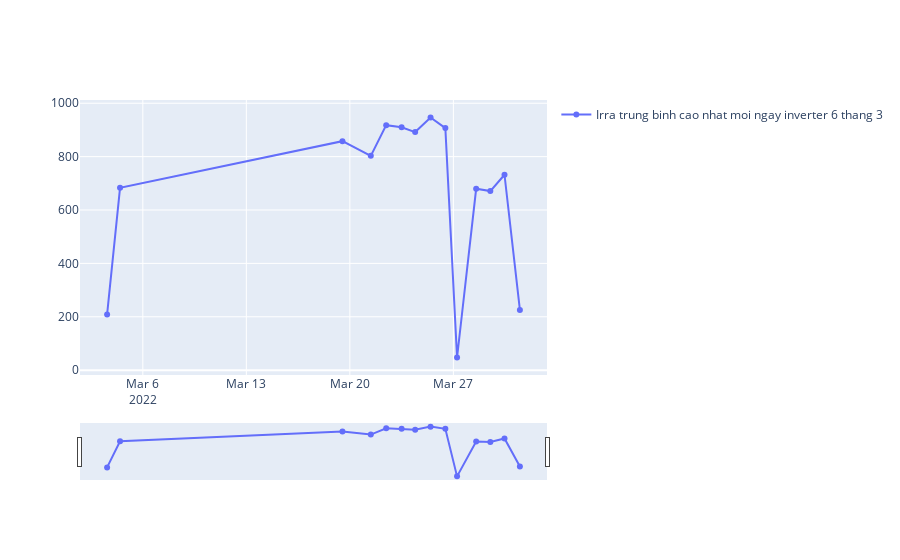
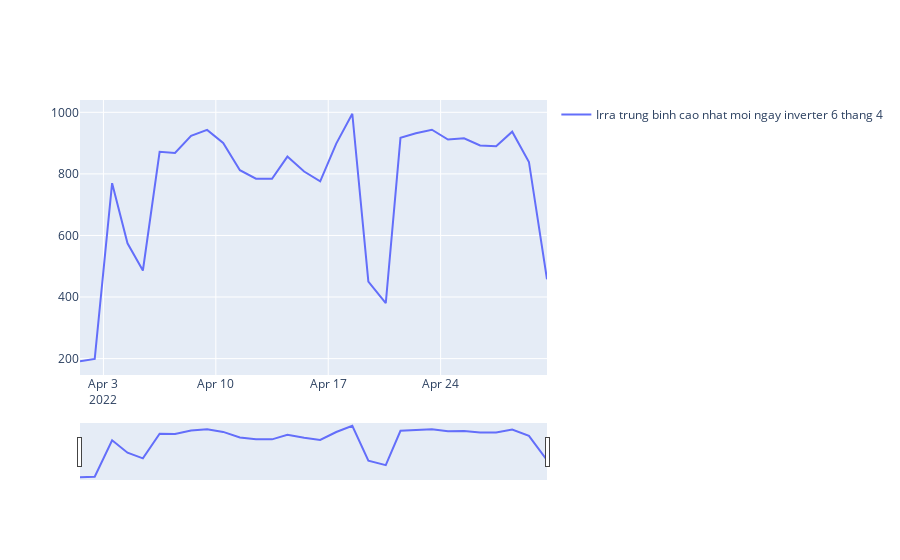
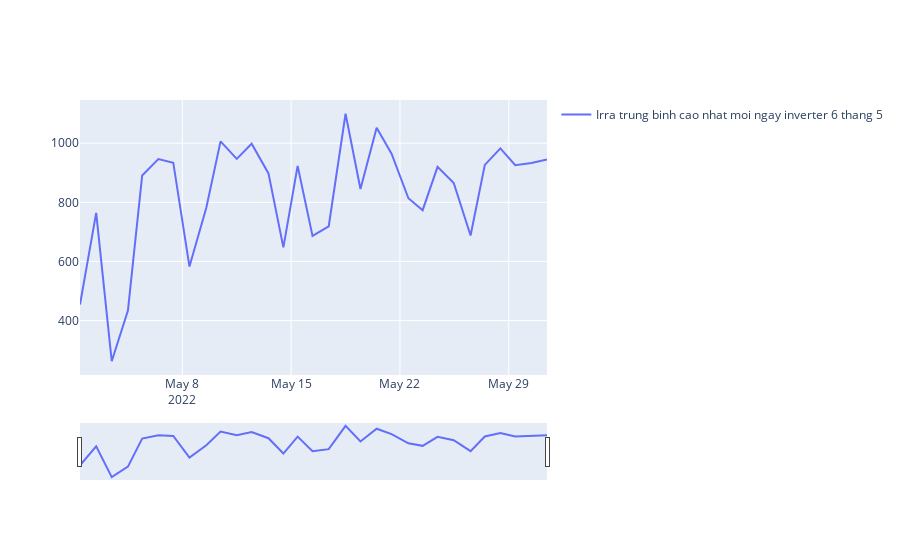
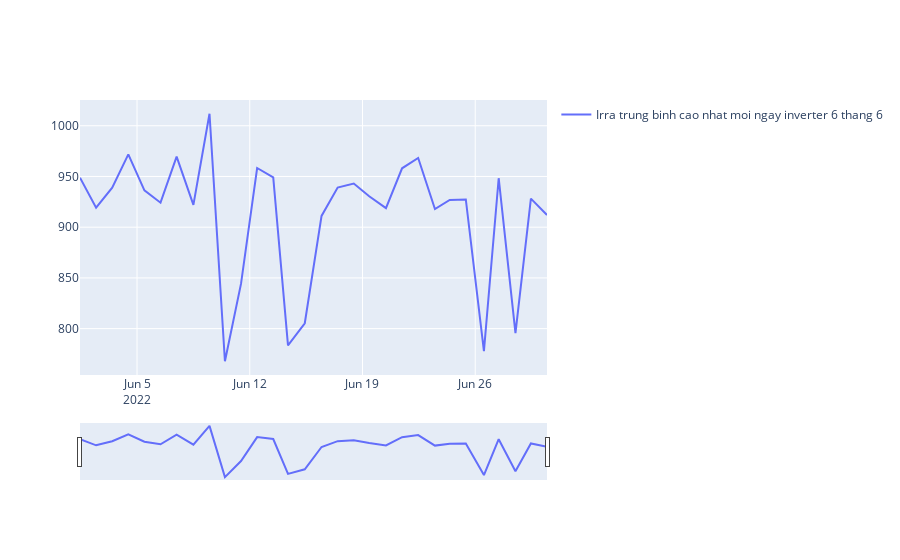

The code cell stored with these charts, in order, in its notebook:
### Code cell
i=3
while i<=8:
    c=str(i)
    df6_1=df6.groupby(['hour','day','month','year'])['Total input power(kW)','Ambient temperature(℃)','Irradiance(W/㎡)'].mean()
    df6_1=df6_1[df6_1['Ambient temperature(℃)']>6]
    df6_1=df6_1.reset_index()
    df6_1=df6_1[df6_1.groupby(['day','month','year'])['Irradiance(W/㎡)'].transform(max)==df6_1['Irradiance(W/㎡)']]
    df6_1=df6_1.reset_index()
    df6_1['date']=pd.to_datetime(df6_1[['year','month','day','hour']])
    df6_1= df6_1.sort_values('date')
    df6_1=df6_1[df6_1['month']==i]
    df6_1['Tcell']=df6_1['Ambient temperature(℃)']+df6_1['Irradiance(W/㎡)']/800*(25-20)
    df6_1['Pm']=2.172*1.303*220*2*590*df6_1['Irradiance(W/㎡)']/1000*(1+0.0045*(df6_1['Tcell']-25))*20.5/100
    df6_1['Hieu suat']=df6_1['Total input power(kW)']*1000/df6_1['Pm']*100
    fig = go.Figure()
    fig.add_trace(go.Scatter(
        x=df6_1['date'],
        y=df6_1['Irradiance(W/㎡)'],
        name="Irra trung binh cao nhat moi ngay inverter 6 thang "+c))
    fig.update_traces (
    showlegend = True 
    )
    fig.update_xaxes(
        rangeslider_visible=True,
    )
    fig.show()
    i=i+1

### Figure 1 — Plotly figure (JSON) as saved in the notebook; plotly's stock layout.template omitted (floating-point values rounded to 4 significant figures)
{"data": [{"name": "Irra trung binh cao nhat moi ngay inverter 6 thang 3", "showlegend": true, "type": "scatter", "x": ["2022-03-03T14:00:00", "2022-03-04T11:00:00", "2022-03-19T12:00:00", "2022-03-21T10:00:00", "2022-03-22T11:00:00", "2022-03-23T12:00:00", "2022-03-24T10:00:00", "2022-03-25T11:00:00", "2022-03-26T11:00:00", "2022-03-27T06:00:00", "2022-03-28T13:00:00", "2022-03-29T12:00:00", "2022-03-30T11:00:00", "2022-03-31T12:00:00"], "y": [208.9, 683.2, 858.0, 802.9, 918.0, 910.2, 892.0, 946.6, 906.9, 47.36, 679.6, 671.0, 732.1, 225.7]}], "layout": {"xaxis": {"rangeslider": {"visible": true}}}}

### Figure 2 — Plotly figure (JSON) as saved in the notebook; plotly's stock layout.template omitted (floating-point values rounded to 4 significant figures)
{"data": [{"name": "Irra trung binh cao nhat moi ngay inverter 6 thang 4", "showlegend": true, "type": "scatter", "x": ["2022-04-01T13:00:00", "2022-04-02T11:00:00", "2022-04-03T13:00:00", "2022-04-04T12:00:00", "2022-04-05T11:00:00", "2022-04-06T12:00:00", "2022-04-07T11:00:00", "2022-04-08T11:00:00", "2022-04-09T11:00:00", "2022-04-10T11:00:00", "2022-04-11T12:00:00", "2022-04-12T12:00:00", "2022-04-13T12:00:00", "2022-04-14T11:00:00", "2022-04-15T12:00:00", "2022-04-16T12:00:00", "2022-04-17T12:00:00", "2022-04-18T12:00:00", "2022-04-19T12:00:00", "2022-04-20T14:00:00", "2022-04-21T12:00:00", "2022-04-22T11:00:00", "2022-04-23T11:00:00", "2022-04-24T11:00:00", "2022-04-25T11:00:00", "2022-04-26T11:00:00", "2022-04-27T11:00:00", "2022-04-28T11:00:00", "2022-04-29T12:00:00", "2022-04-30T15:00:00"], "y": [191.4, 198.9, 770.0, 574.5, 486.1, 871.9, 867.8, 923.4, 942.8, 900.4, 811.9, 784.5, 784.0, 856.3, 807.7, 775.6, 898.4, 995.3, 450.2, 379.8, 917.2, 932.0, 943.4, 911.5, 915.9, 892.4, 889.9, 937.0, 838.7, 457.5]}], "layout": {"xaxis": {"rangeslider": {"visible": true}}}}

### Figure 3 — Plotly figure (JSON) as saved in the notebook; plotly's stock layout.template omitted (floating-point values rounded to 4 significant figures)
{"data": [{"name": "Irra trung binh cao nhat moi ngay inverter 6 thang 5", "showlegend": true, "type": "scatter", "x": ["2022-05-01T10:00:00", "2022-05-02T11:00:00", "2022-05-03T11:00:00", "2022-05-04T12:00:00", "2022-05-05T10:00:00", "2022-05-06T11:00:00", "2022-05-07T10:00:00", "2022-05-08T11:00:00", "2022-05-09T13:00:00", "2022-05-10T11:00:00", "2022-05-11T12:00:00", "2022-05-12T11:00:00", "2022-05-13T13:00:00", "2022-05-14T12:00:00", "2022-05-15T10:00:00", "2022-05-16T09:00:00", "2022-05-17T10:00:00", "2022-05-18T12:00:00", "2022-05-19T11:00:00", "2022-05-20T12:00:00", "2022-05-21T11:00:00", "2022-05-22T13:00:00", "2022-05-23T11:00:00", "2022-05-24T10:00:00", "2022-05-25T11:00:00", "2022-05-26T13:00:00", "2022-05-27T11:00:00", "2022-05-28T11:00:00", "2022-05-29T10:00:00", "2022-05-30T11:00:00", "2022-05-31T11:00:00"], "y": [454.0, 764.2, 262.4, 433.9, 890.9, 946.6, 934.1, 582.8, 781.8, 1006.0, 947.0, 998.3, 897.9, 647.7, 923.4, 686.6, 719.0, 1100.0, 845.0, 1053.0, 964.5, 813.9, 773.4, 919.9, 865.3, 687.6, 926.6, 982.5, 925.4, 932.9, 944.9]}], "layout": {"xaxis": {"rangeslider": {"visible": true}}}}

### Figure 4 — Plotly figure (JSON) as saved in the notebook; plotly's stock layout.template omitted (floating-point values rounded to 4 significant figures)
{"data": [{"name": "Irra trung binh cao nhat moi ngay inverter 6 thang 6", "showlegend": true, "type": "scatter", "x": ["2022-06-01T11:00:00", "2022-06-02T11:00:00", "2022-06-03T11:00:00", "2022-06-04T11:00:00", "2022-06-05T11:00:00", "2022-06-06T11:00:00", "2022-06-07T11:00:00", "2022-06-08T12:00:00", "2022-06-09T12:00:00", "2022-06-10T11:00:00", "2022-06-11T11:00:00", "2022-06-12T11:00:00", "2022-06-13T11:00:00", "2022-06-14T09:00:00", "2022-06-15T10:00:00", "2022-06-16T11:00:00", "2022-06-17T11:00:00", "2022-06-18T11:00:00", "2022-06-19T10:00:00", "2022-06-20T11:00:00", "2022-06-21T11:00:00", "2022-06-22T11:00:00", "2022-06-23T12:00:00", "2022-06-24T10:00:00", "2022-06-25T10:00:00", "2022-06-26T13:00:00", "2022-06-27T11:00:00", "2022-06-28T12:00:00", "2022-06-29T11:00:00", "2022-06-30T11:00:00"], "y": [948.8, 919.2, 938.9, 971.8, 936.4, 924.1, 969.6, 922.0, 1012.0, 767.9, 844.4, 958.3, 949.2, 783.5, 805.3, 911.1, 939.0, 943.1, 930.5, 918.8, 958.1, 968.2, 917.9, 926.9, 927.4, 777.8, 948.3, 795.6, 928.1, 912.0]}], "layout": {"xaxis": {"rangeslider": {"visible": true}}}}
